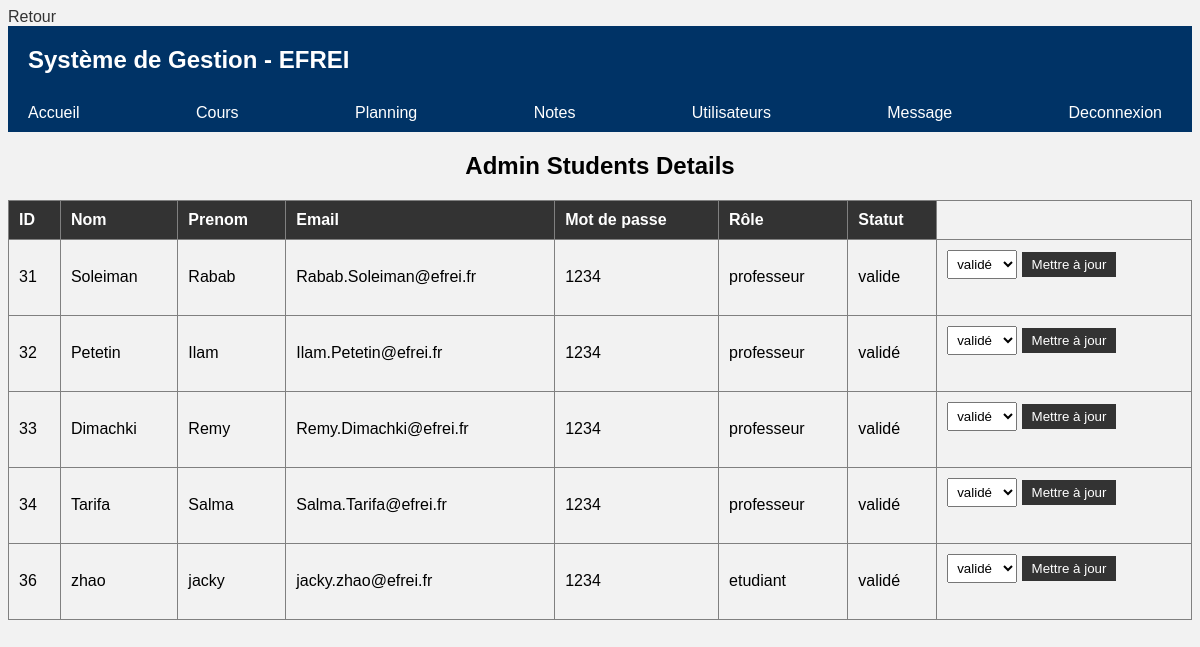
Before: /PHP/Personnel/user/list_register.php with the older database file.
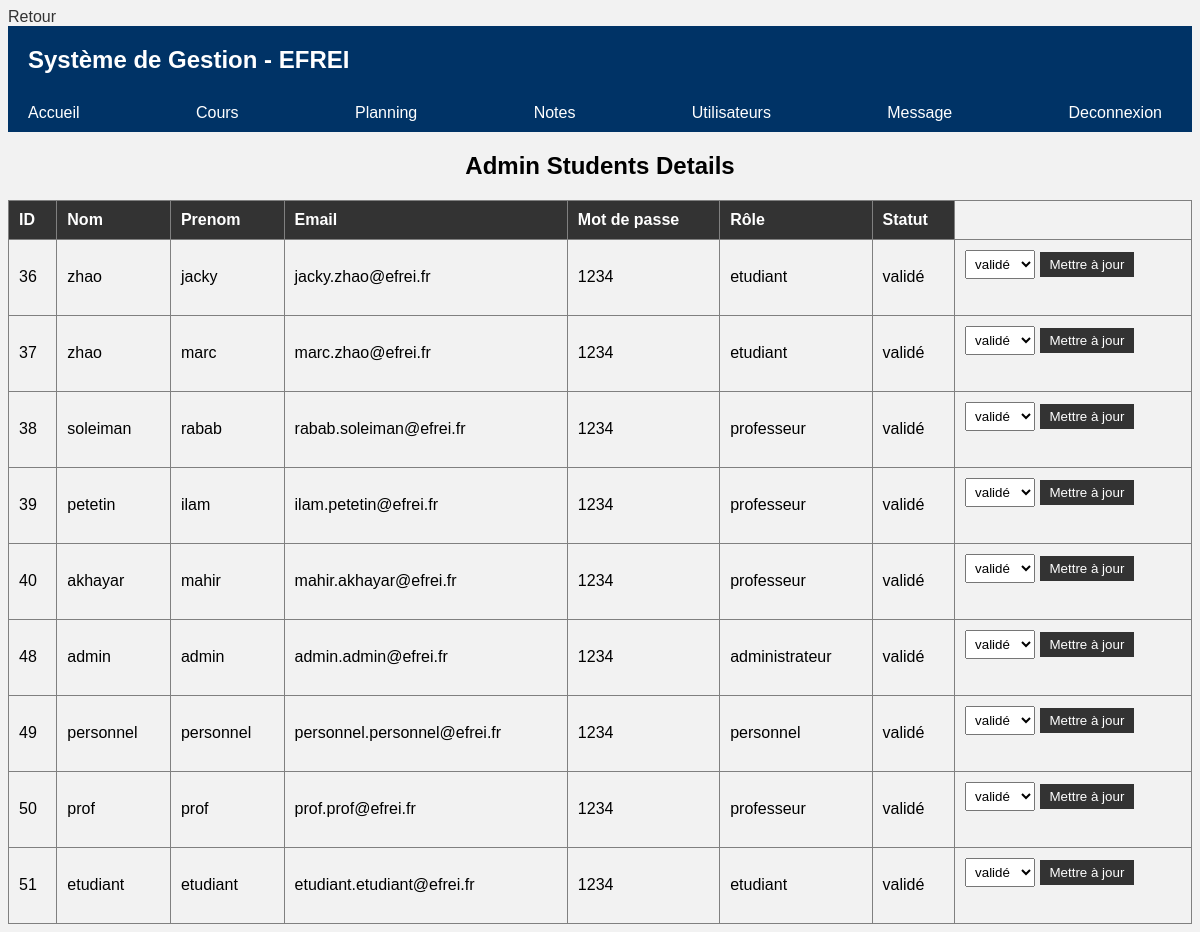
After: the same page with the newer database file.
### tables this page shows
CREATE TABLE `user` (
  `ID` int(10) NOT NULL,
  `nom` varchar(50) NOT NULL,
  `prenom` varchar(50) NOT NULL,
  `email` varchar(50) NOT NULL,
  `password` varchar(50) NOT NULL,
  `role` varchar(20) NOT NULL,
  `statut` varchar(20) NOT NULL,
  `formation` varchar(50) NOT NULL
);

### PHP/Personnel/user/list_register.php (the view, shortened to what this page needs)
<?php
include('../../dbConn.php');
echo '<a href="../../index.php">Retour</a>';
?>
<!Doctype html>
<html>
<head>
    <link rel="stylesheet" href="list_register.css">
</head>
<body>
    <header>
        <h1>Système de Gestion - EFREI</h1>
    </header>
    <nav>
        <ul>
                <li><a href="../../Personnel/Home_Personnel.php">Accueil</a></li>
                <li><a href="../../Personnel/cours/list_formation.php">Cours</a></li>
                <li><a href="../../Personnel/plannings/list_formation.php">Planning</a></li>
                <li><a href="../../Personnel/notes/list_formation.php">Notes</a></li>
                <li><a href="../../Personnel/user/list_register.php">Utilisateurs</a></li>
                <li><a href="../../Message.php">Message</a></li>
                <li><a href="../../logout.php">Deconnexion</a></li>
        </ul>
    </nav>
    <h2>Admin Students Details</h2>
    <?php
    $query = "SELECT * FROM user";
    $results = mysqli_query($connection, $query);
    ?>
    <table border="1" cellspacing='10'>
        <tr>
            <th>ID</th>
            <th>Nom</th>
            <th>Prenom</th>
            <th>Email</th>
            <th>Mot de passe</th>
            <th>Rôle</th>
            <th>Statut</th>
        </tr>
        <?php while ($row = mysqli_fetch_assoc($results)) {
            echo '<tr>';
            echo '<td>' . $row['ID'] . '</td>';
            echo '<td>' . $row['nom'] . '</td>';
            echo '<td>' . $row['prenom'] . '</td>';
            echo '<td>' . $row['email'] . '</td>';
            echo '<td>' . $row['password'] . '</td>';
            echo '<td>' . $row['role'] . '</td>';
            echo '<td>' . $row['statut'] . '</td>';
            echo '<td>
                    <form action="" method="post">
                        <input type="hidden" name="userID" value="' . $row['ID'] . '">
                        <select name="statut">
                            <option value="valide">validé</option>
                            <option value="refuser">refusé</option>
                        </select>
                        <input type="submit" name="btnUpdate" value="Mettre à jour">
                    </form>
                </td>';
            echo '</tr>';
        }
        ?>
    </table>
</body>
</html>

### PHP/Personnel/user/list_register.css (style rules this page uses)
nav { background-color: #003366; color: #fff; }
nav ul { list-style-type: none; margin: 0; padding: 0; }
nav ul { list-style-type: none; margin: 0; padding: 0; display: flex; justify-content: space-between; align-items: center; }
nav ul li { margin-right: 20px; }
nav ul li a { color: #fff; text-decoration: none; padding: 10px; border-radius: 5px; transition: background-color 0.3s ease; }
body { font-family: Arial, sans-serif; background-color: #f2f2f2; }
header { background-color: #003366; padding: 20px; color: #fff; }
h1 { margin: 0; font-size: 24px; }
nav { background-color: #003366; color: #fff; padding: 10px; }
nav ul li { display: inline; margin-right: 10px; }
nav ul li a { color: #fff; text-decoration: none; }
h2 { text-align: center; }
table { width: 100%; border-collapse: collapse; }
th, td { padding: 10px; text-align: left; }
th { background-color: #333; color: #fff; }
tr:nth-child(even) { background-color: #f2f2f2; }
form { display: inline-block; }
select { margin-bottom: 10px; padding: 5px; }
input[type="submit"] { background-color: #333; color: #fff; padding: 5px 10px; border: none; cursor: pointer; }
a { color: #333; text-decoration: none; }

Changed rows visible on the page:
removed user: ID "31", nom "Soleiman", prenom "Rabab", email "Rabab.Soleiman@efrei.fr", password "1234", role "professeur", statut "valide"
removed user: ID "32", nom "Petetin", prenom "Ilam", email "Ilam.Petetin@efrei.fr", password "1234", role "professeur", statut "validé"
removed user: ID "33", nom "Dimachki", prenom "Remy", email "Remy.Dimachki@efrei.fr", password "1234", role "professeur", statut "validé"
removed user: ID "34", nom "Tarifa", prenom "Salma", email "Salma.Tarifa@efrei.fr", password "1234", role "professeur", statut "validé"
added user: ID "37", nom "zhao", prenom "marc", email "marc.zhao@efrei.fr", password "1234", role "etudiant", statut "validé"
added user: ID "38", nom "soleiman", prenom "rabab", email "rabab.soleiman@efrei.fr", password "1234", role "professeur", statut "validé"
added user: ID "39", nom "petetin", prenom "ilam", email "ilam.petetin@efrei.fr", password "1234", role "professeur", statut "validé"
added user: ID "40", nom "akhayar", prenom "mahir", email "mahir.akhayar@efrei.fr", password "1234", role "professeur", statut "validé"
added user: ID "48", nom "admin", prenom "admin", email "admin.admin@efrei.fr", password "1234", role "administrateur", statut "validé"
added user: ID "49", nom "personnel", prenom "personnel", email "personnel.personnel@efrei.fr", password "1234", role "personnel", statut "validé"
added user: ID "50", nom "prof", prenom "prof", email "prof.prof@efrei.fr", password "1234", role "professeur", statut "validé"
added user: ID "51", nom "etudiant", prenom "etudiant", email "etudiant.etudiant@efrei.fr", password "1234", role "etudiant", statut "validé"
